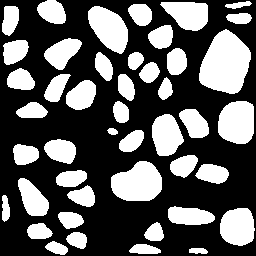
#> input picture datasets/Warwick_test_set/10-roi_1.png, 256 x 256 px
$ python -i operations.py   (imports and definitions only)   (older library calls are emulated)
#> lines starting #> are read from the running program, lines starting #| are printed output that depends on the picture; after the words box and inside, x2 and y2 are one past the last pixel; in counts of white or black regions, pixels touching at a corner belong together
#> `picture = cv2.imread('../datasets/Warwick_test_set/10-roi_1.png', cv2...`: picture: shape (256, 256); 36.8% white; 45 white regions, largest, box (x1, y1, x2, y2) and area: (199, 29, 251, 94) 2369, (111, 161, 162, 201) 1548, (218, 101, 254, 144) 1317
from skimage import morphology as skmorphology
from scipy import ndimage as nd
from skimage.feature import peak_local_max
from skimage.segmentation import watershed


def compute_morphological_operations(img, erosion=False):
#> called with erosion = False
    img = nd.median_filter(img, size=5)
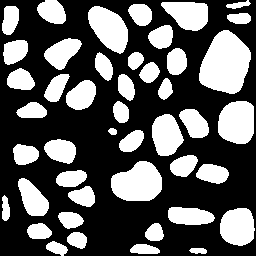
#> img: shape (256, 256); 36.5% white; 45 white regions, largest, box (x1, y1, x2, y2) and area: (199, 30, 251, 94) 2366, (111, 161, 162, 201) 1547, (218, 101, 254, 144) 1315
    if erosion:
        img = skmorphology.binary_erosion(img, skmorphology.disk(2))
    img = nd.binary_opening(img, structure=skmorphology.disk(2)).astype(int)
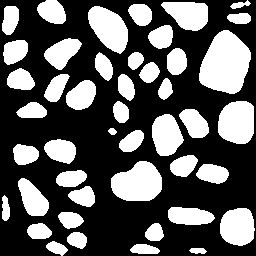
#> img: shape (256, 256) int64; values 0 (black) and 1 (white), 36.3% white; 45 white regions, largest, box (x1, y1, x2, y2) and area: (199, 30, 251, 94) 2366, (111, 161, 162, 201) 1545, (218, 101, 254, 144) 1315
    img = nd.binary_closing(img, structure=skmorphology.disk(2)).astype(int)
    img = nd.binary_opening(img, structure=skmorphology.disk(1)).astype(int)
    img = nd.binary_closing(img, structure=skmorphology.disk(1)).astype(int)
    return img


def compute_watershed(img, sigma=1, disk_size=12):
    distance = nd.morphology.distance_transform_edt(img)
    smoothed_distance = nd.gaussian_filter(distance, sigma=sigma)
    local_maxi = peak_local_max(smoothed_distance, indices=False, footprint=skmorphology.disk(disk_size),
                                labels=img)  # morphology.disk(10)
    markers = nd.label(local_maxi)[0]
    img_post = watershed(-smoothed_distance, markers, mask=img)
    return img_post

>>> import cv2
>>> picture = cv2.imread('../datasets/Warwick_test_set/10-roi_1.png', cv2.IMREAD_GRAYSCALE)
>>> result = compute_morphological_operations(picture)

$ run again, on datasets/Warwick_test_set/69-roi_0.png
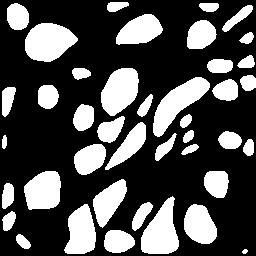
#> input picture datasets/Warwick_test_set/69-roi_0.png, 256 x 256 px
#> picture: shape (256, 256); 31.2% white; 41 white regions, largest, box (x1, y1, x2, y2) and area: (25, 23, 78, 62) 1485, (153, 77, 210, 137) 1445, (141, 196, 179, 254) 1391
#> in compute_morphological_operations, `img = nd.median_filter(img, size=5)`:
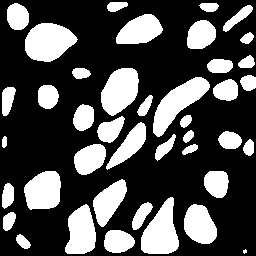
#> img: shape (256, 256); 30.9% white; 41 white regions (1 under 20 px), largest, box (x1, y1, x2, y2) and area: (25, 23, 78, 62) 1483, (153, 77, 210, 137) 1442, (141, 197, 179, 254) 1386
#> in compute_morphological_operations, `img = nd.binary_closing(img, structure=skmorphology.disk(2)).astype(int)`:
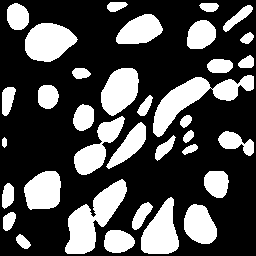
#> img: shape (256, 256) int64; values 0 (black) and 1 (white), 30.8% white; 35 white regions, largest, box (x1, y1, x2, y2) and area: (65, 179, 127, 254) 2079, (153, 75, 254, 137) 2058, (25, 23, 78, 62) 1483

$ run again, on datasets/Warwick_test_set/80-roi_1.png
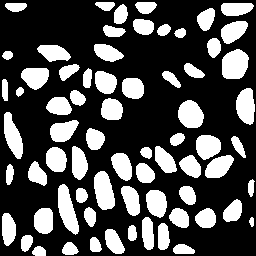
#> input picture datasets/Warwick_test_set/80-roi_1.png, 256 x 256 px
#> picture: shape (256, 256); 30.6% white; 69 white regions, largest, box (x1, y1, x2, y2) and area: (222, 49, 249, 79) 653, (58, 184, 79, 235) 630, (94, 171, 115, 210) 610
#> in compute_morphological_operations, `img = nd.binary_opening(img, structure=skmorphology.disk(2)).astype(int)`:
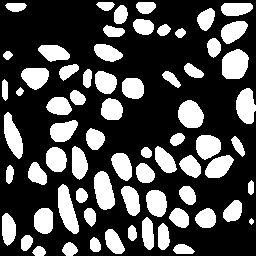
#> img: shape (256, 256) int64; values 0 (black) and 1 (white), 29.9% white; 69 white regions, largest, box (x1, y1, x2, y2) and area: (222, 49, 249, 79) 651, (58, 184, 79, 234) 625, (94, 171, 115, 210) 603
#> in compute_morphological_operations, `img = nd.binary_closing(img, structure=skmorphology.disk(2)).astype(int)`:
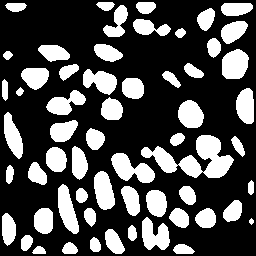
#> img: shape (256, 256) int64; values 0 (black) and 1 (white), 30.1% white; 59 white regions, largest, box (x1, y1, x2, y2) and area: (141, 135, 234, 178) 1792, (111, 153, 155, 183) 734, (222, 49, 249, 79) 651
